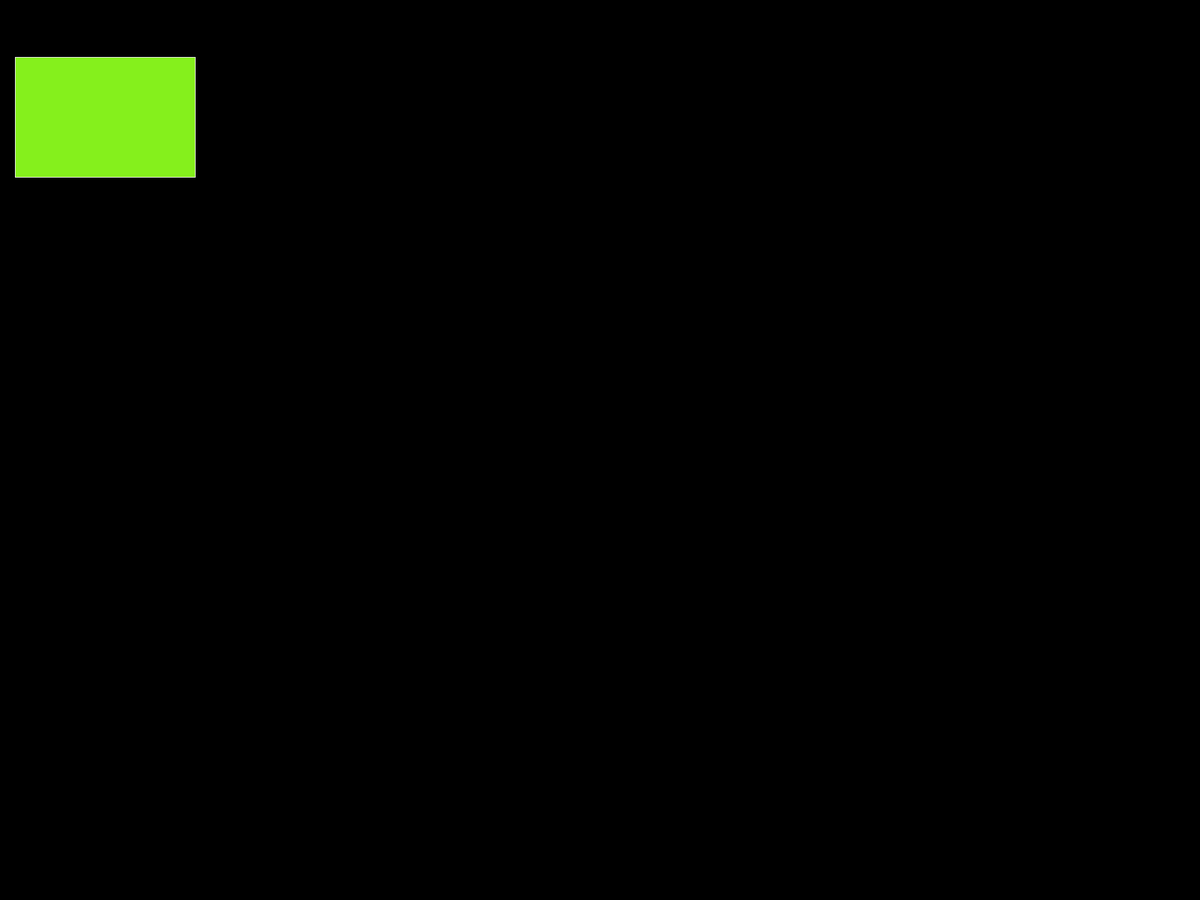
Frame 1 (no input)
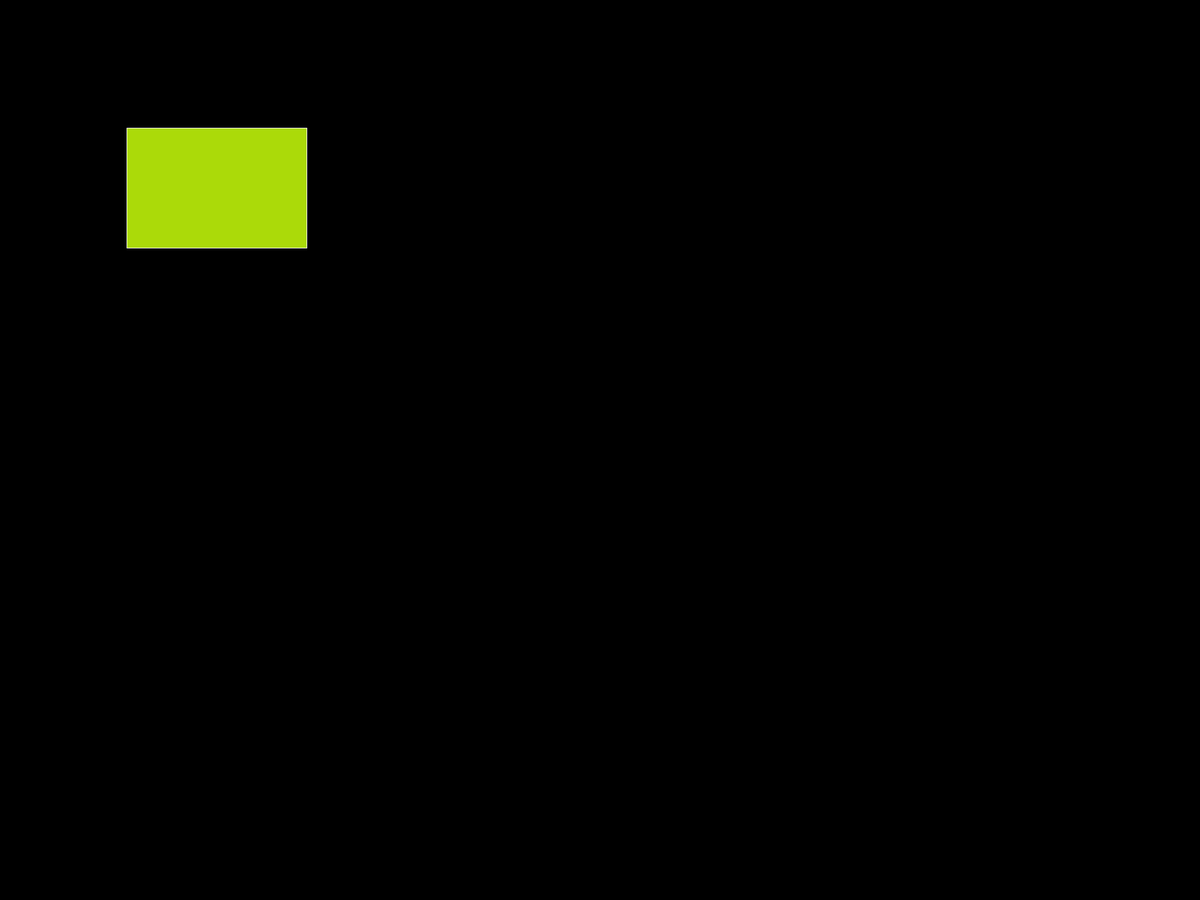
Frame 60 (the mouse pressed at the canvas centre just before this capture)
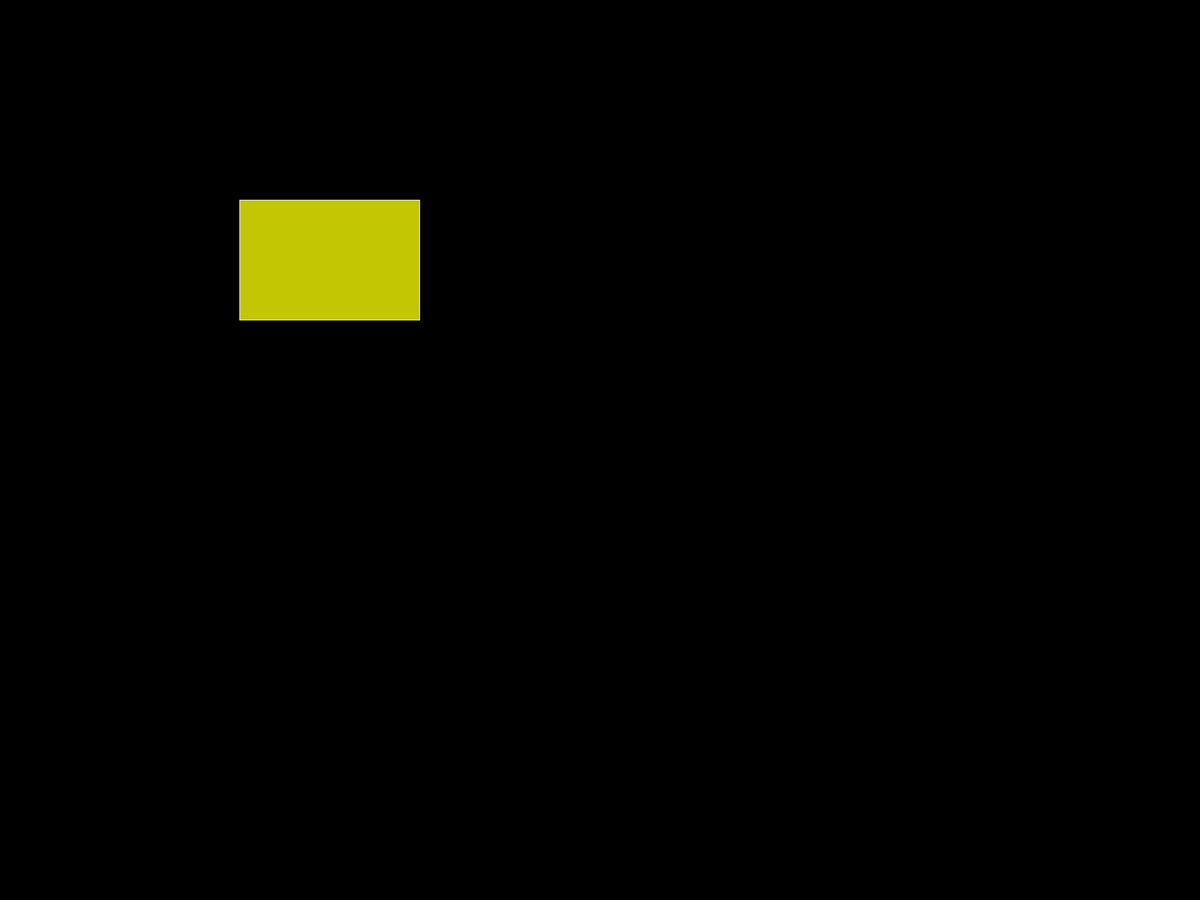
Frame 120 (the mouse held since frame 60 and released just before this capture)

The Processing sketch that drew these frames (run headless with seeded random() and noise(); from frame 60 on, the mouse is pressed at the canvas centre):

// Processing sketch: drifting_rectangle
// ── drifting_rectangle.pde
float t,theta;
Box b = new Box();
void setup(){
  size(2000,1500);
  frameRate(300);
  stroke(255);
}

void draw(){
  background(0);
  b.update();
  
}
// ── box_class.pde
class Box{
  float t;
  float theta;
  float vymax = 2;
  float vxmax = vymax*PI/2;
  int r,g,b;
  int w = 300;
  int h = 200;
  int rand = floor(random(1000));
  PVector p = new PVector (random(width),random(height));
  PVector v = new PVector(vxmax,vymax);
  
  void stayon(){
    if(p.x<=0 || p.x+w>=width)
      v.x = -v.x;
    if(p.y<=0 || p.y+h>=height)
      v.y = -v.y;
  }
  
  void update(){
  t = (millis()/10)%1001;
  theta = .3*map(t, 0, 1000, 0, 10*PI);
  r = floor(127*sin(theta)+128);
  g = floor(127*sin(theta+2)+128);
  b = floor(127*sin(theta+4)+128);
  fill(r,g,b);
  rect(p.x,p.y,w,h);
  p.add(v);
  stayon();
  }
}
